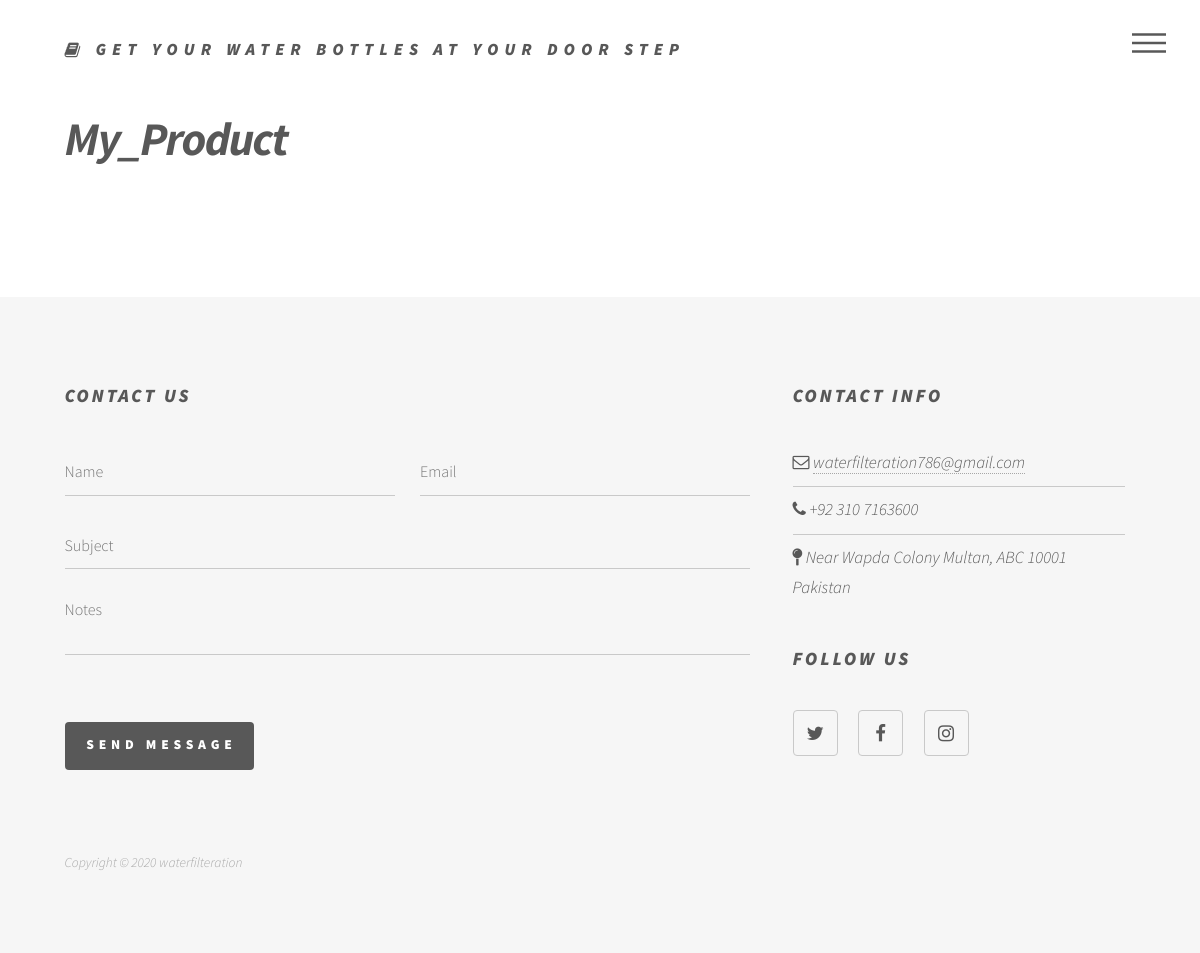
Before: /products.html/ with the older database file.
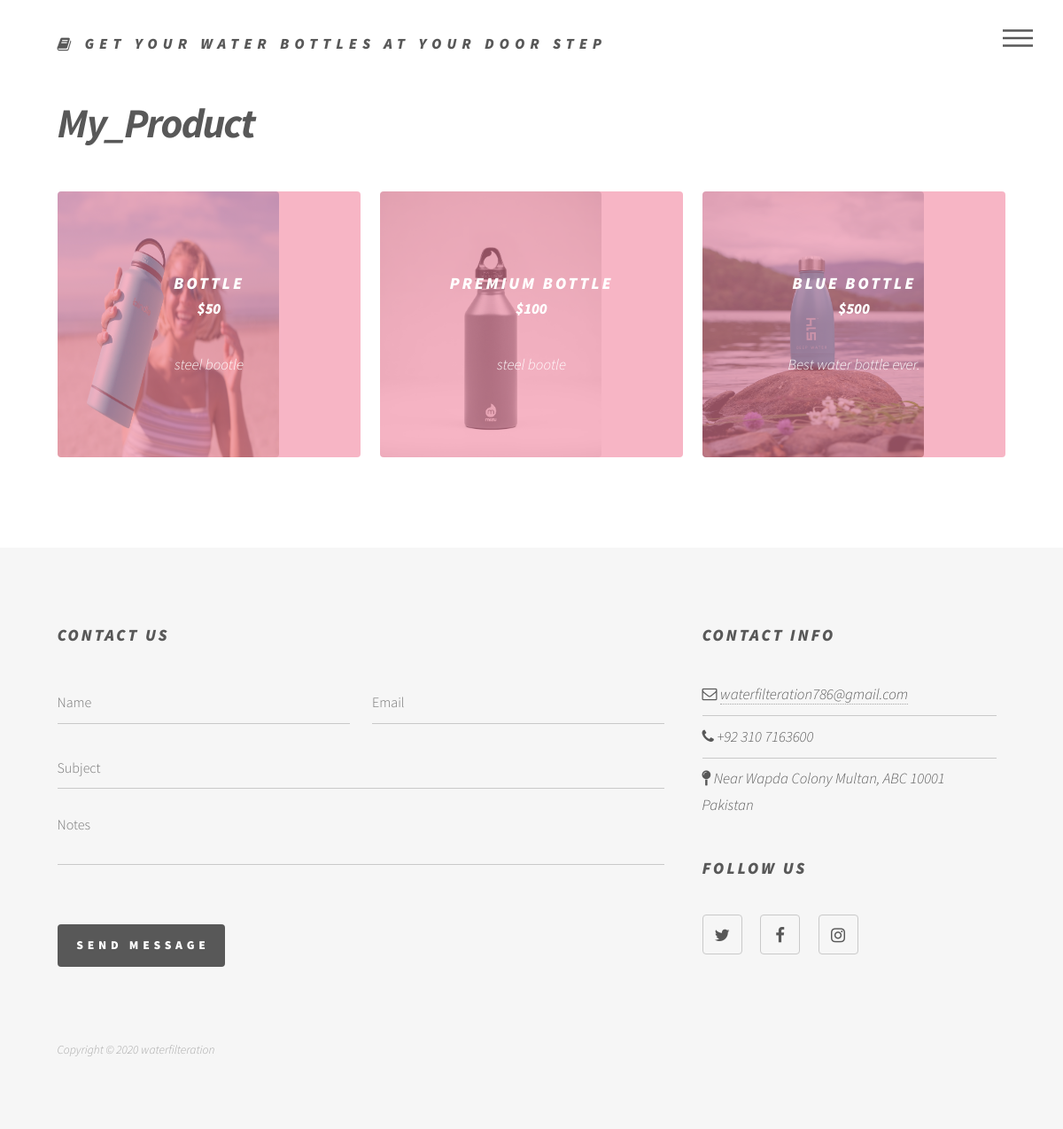
After: the same page with the newer database file.
### accounts/models.py (models this page shows, shortened)
class Our_Product(models.Model):
	name=models.CharField(max_length=50)
	price=models.IntegerField()
	Discount=models.IntegerField()
	Description=models.CharField(max_length=150)
	image=models.ImageField(upload_to='images')

### accounts/views.py (the view)
# urls.py: path('products.html/',views.products, name=("products")),
def products(request):
	temp= Our_Product.objects.all()
	return render (request, 'accounts/products.html',{'about':temp})

### accounts/templates/accounts/products.html (shortened to what this page needs)
{% load static %}
<!DOCTYPE HTML>
<html>
	<head>
		<link rel="stylesheet" href="{% static 'accounts/bootstrap/css/bootstrap.min.css' %}" />
		<link rel="stylesheet" href="{% static 'accounts/css/main.css' %}" />
	</head>
	<body class="is-preload">
			<div id="wrapper">
				<header id="header">
					<div class="inner">
							<a href="{% url 'index'%}" class="logo">
									<span class="fa fa-book"></span> <span class="title">Get your Water Bottles at your door step</span>
								</a>
							<nav>
								<ul>
									<li><a href="#menu">Menu</a></li>
								</ul>
							</nav>
					</div>
				</header>
					<div id="main">
						<div class="inner">
							<h1>My_Product</h1>
							<section class="tiles">
								{% for data in about %}
									<article class="style1">
										<span class="image">
											<img src="{{data.image.url}}" alt="" style="width: 250px; height: 300px;"/>
										</span>
										<a href="{% url 'product_details' data.id %}">
											<h2>{{data.name}}</h2>
											<p> <strong>${{data.price}}</strong></p>
											<p>{{data.Description}}</p>
										</a>
									</article>
								{% endfor %}
							</section>
						</div>
					</div>
				<footer id="footer">
					<div class="inner">
						<section>
							<h2>Contact Us</h2>
							<form method="post" action="#">
								<div class="fields">
									<div class="field half">
										<input type="text" name="name" id="name" placeholder="Name" />
									</div>
									<div class="field half">
										<input type="text" name="email" id="email" placeholder="Email" />
									</div>
									<div class="field">
										<input type="text" name="subject" id="subject" placeholder="Subject" />
									</div>
									<div class="field">
										<textarea name="message" id="message" rows="3" placeholder="Notes"></textarea>
									</div>
									<div class="field text-right">
										<label>&nbsp;</label>
										<ul class="actions">
											<li><input type="submit" value="Send Message" class="primary" /></li>
										</ul>
									</div>
								</div>
							</form>
						</section>
						<section>
							<h2>Contact Info</h2>
							<ul class="alt">
								<li><span class="fa fa-envelope-o"></span> <a href="mailto:waterfilteration786@gmail.com">waterfilteration786@gmail.com</a></li>
								<li><span class="fa fa-phone"></span> +92 310 7163600 </li>
								<li><span class="fa fa-map-pin"></span> Near Wapda Colony Multan, ABC 10001 Pakistan</li>
							</ul>
							<h2>Follow Us</h2>
							<ul class="icons">
								<li><a href="https://twitter.com/BottleFiltered/media" target="_blank" class="icon style2 fa-twitter"><span class="label">Twitter</span></a></li>
								<li><a href="https://www.facebook.com/groups/125806782969369/?ref=share" target="_blank" class="icon style2 fa-facebook"><span class="label">Facebook</span></a></li>
								<li><a href="https://www.instagram.com/filteredbottles/" target="_blank" class="icon style2 fa-instagram"><span class="label">Instagram</span></a></li>
							</ul>
						</section>
						<ul class="copyright">
							<li>Copyright © 2020 waterfilteration </li>
						</ul>
					</div>
				</footer>
		</div>
	</body>
</html>

Changed rows visible on the page:
added Our_Product: image (picture), name "BOTTLE", price "50", Description "steel bootle"
added Our_Product: image (picture), name "PREMIUM BOTTLE", price "100", Description "steel bootle"
added Our_Product: image (picture), name "BLUE BOTTLE", price "500", Description "Best water bottle ever."
